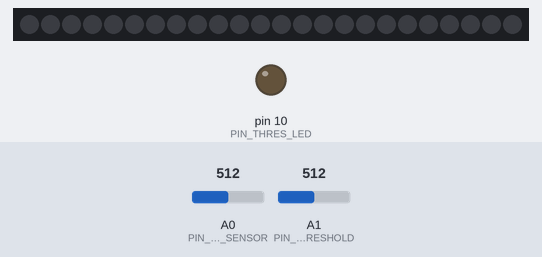
This sketch was run on a simulated Arduino Uno, built with avr-gcc and run on an emulated ATmega328P. Parts: 24 RGB LEDs in strip order, left to right, output pins drawn as LEDs (lit = HIGH). The inputs (shaded band) are chosen by the test bench; at power-on: A0 (PIN_GREEN_SENSOR) = 512, A1 (PIN_GREEN_THRESHOLD) = 512. Dim RGB values are drawn brighter than linear.

Above: at 1.2 s.
1.3 s: A0 (PIN_GREEN_SENSOR) set to 521
At 2.5 s:
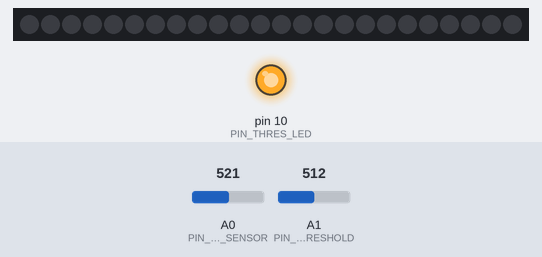
2.8 s: A1 (PIN_GREEN_THRESHOLD) set to 530
At 3.38 s:
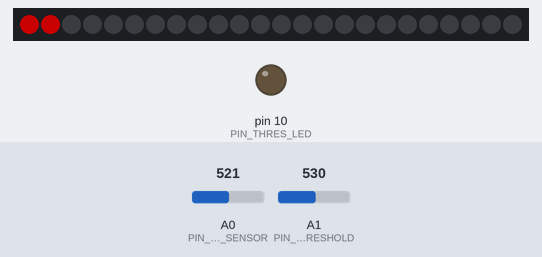
5.6 s: A1 (PIN_GREEN_THRESHOLD) set to 511
At 5.86 s:
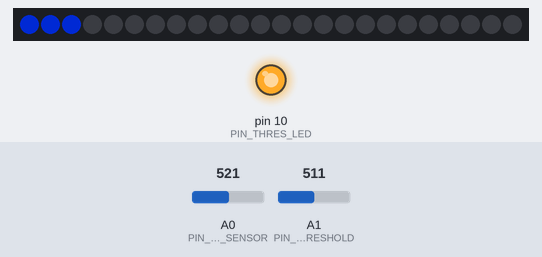
8.6 s: A0 (PIN_GREEN_SENSOR) set to 511
At 9.8 s:
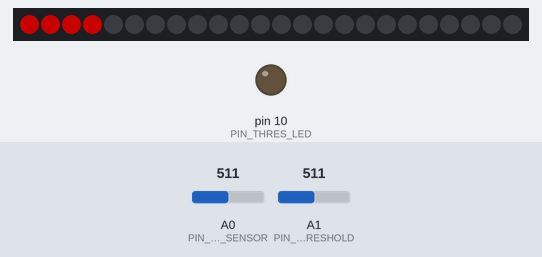
10.1 s: A0 (PIN_GREEN_SENSOR) set to 716
At 10.36 s:
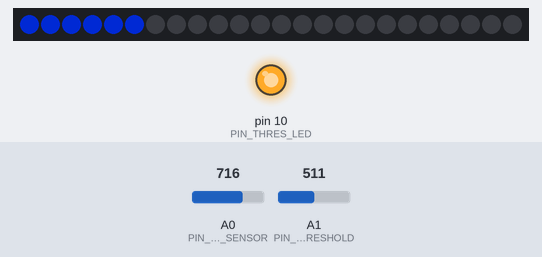
12.1 s: A0 (PIN_GREEN_SENSOR) set to 306
At 14.1 s:
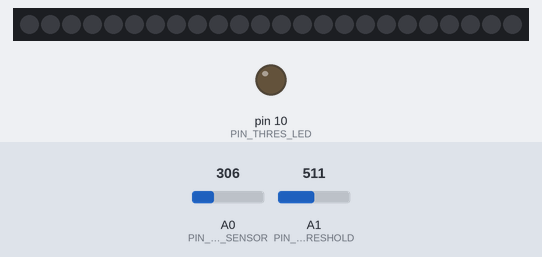
Timing chart, 0 to 15.6 s (numbered marks = the images above; inputs shaded):
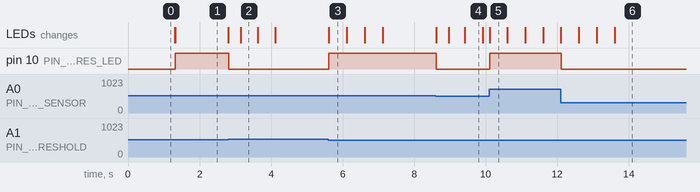

Measured:
- the behaviour switches between 512 and 513 on A0 (PIN_GREEN_SENSOR) (found by bisection; images 0 and 1)
- the behaviour switches between 520 and 521 on A1 (PIN_GREEN_THRESHOLD) (found by bisection; images 1 and 2)
- after the input at 1.3 s, pin 10 (PIN_THRES_LED): LOW → HIGH at once; the LEDs: first change at once (image 1 shows a later state)
- after the input at 2.8 s, pin 10 (PIN_THRES_LED): HIGH → LOW at once; the LEDs: first change at once (image 2 shows a later state)
- after the input at 5.6 s, pin 10 (PIN_THRES_LED): LOW → HIGH at once; the LEDs: change at once (image 3)
- after the input at 8.6 s, pin 10 (PIN_THRES_LED): HIGH → LOW at once; the LEDs: first change at once (image 4 shows a later state)
- after the input at 10.1 s, pin 10 (PIN_THRES_LED): LOW → HIGH at once; the LEDs: change at once (image 5)
- after the input at 12.1 s, pin 10 (PIN_THRES_LED): HIGH → LOW at once; the LEDs: first change at once (image 6 shows a later state)

The sketch:

traffic-light-sensor.ino
```cpp
#include <Adafruit_NeoPixel.h>

#define PIN_DATA_RGB_PIXELS 6     // GPIO for data connection to LED Strip
#define PIN_GREEN_SENSOR A0       // GPIO for reading the brightness of the photoresistor
#define PIN_GREEN_THRESHOLD A1    // GPIO to read the green brightness threshold value from
#define PIN_THRES_LED 10          // GPIO for LED, displays when green is detected

#define NUM_RGB_PIXELS 24         // Amount of Pixels of the Neopixel strip to control
#define SIGNAL_GREEN 0  , 25, 128 // RGB Color when approaching a green light
#define SIGNAL_RED   100,  0,   0 // RGB Color when approaching a red light
#define SIGNAL_OFF   0  ,  0,   0 // RGB Color for the LEDs that are off

#define MILLIS_FULL_STRIP 12000 // duration of the full countdown

Adafruit_NeoPixel pixels = Adafruit_NeoPixel(NUM_RGB_PIXELS, PIN_DATA_RGB_PIXELS, NEO_GRB + NEO_KHZ800);

bool isGreen = false; // represents the currently sensed state of the traffic light

long millisLastRed    = 0; // point in time when switched red
long millisLastGreen  = 0; // point in time when switched green
long durationGreen    = 0; // currently measured duration of the green phase
long durationRed      = 0; // currently measured duration of the green phase

int brightnessThreshold = 1024; // brightness value to exceed to recognise green

//sets a pixel of the LEDs strip
inline void setColor(int pixelId, int r, int g, int b) {
  pixels.setPixelColor(pixelId, pixels.Color(r, g, b));
}

//sets the led strip to show the remaining time (red & green)
void displayRemainingTime(long remainingMillis, bool green) {
  int numberActiveLeds = min(NUM_RGB_PIXELS, NUM_RGB_PIXELS * ((float)remainingMillis) / MILLIS_FULL_STRIP)+1;

  for(int i=0; i< NUM_RGB_PIXELS; i++) {
    if(i < numberActiveLeds) {
      if(green) { setColor(i, SIGNAL_GREEN);  }
      else      { setColor(i, SIGNAL_RED);    }
    } else {      setColor(i, SIGNAL_OFF);    }
  }
    pixels.show();
}

void setup() {
  pixels.begin();
  pinMode(PIN_THRES_LED, OUTPUT);
}

// Phases & Moments: lg=millisLastGreen, lr=millisLastRed, dr=duration red, ...
//
//      lg      lr             lg  dg  lr
//       _________     dr       ________
// ______|       |______________|      |______

void loop() {
  delay(10); // Delay between loops to keep calculations at a reasonable Level

  brightnessThreshold = analogRead(PIN_GREEN_THRESHOLD); //sets brightness threshold for the green light
  int brightnessGreen = analogRead(PIN_GREEN_SENSOR);    //check photo-resistor brightness
  digitalWrite(PIN_THRES_LED, isGreen);                  //Threshold feedback (green when brightness bigger than the threshold)

  if(brightnessGreen > brightnessThreshold && !isGreen) { // === Switched to GREEN ===
    isGreen = true;

    millisLastGreen = millis();
    durationRed = millisLastGreen - millisLastRed;
  }

  if(brightnessGreen <= brightnessThreshold && isGreen) { // === Switched to RED ===
    isGreen = false;

    millisLastRed = millis();
    durationGreen =  millisLastRed - millisLastGreen;
  }

  if(isGreen) {
    long timeSinceRed = millis() - millisLastGreen;
    displayRemainingTime(durationGreen - timeSinceRed, true);

  } else {
    long timeSinceGreen = millis() - millisLastRed;
    displayRemainingTime(durationRed - timeSinceGreen, false);
  }
}
```
